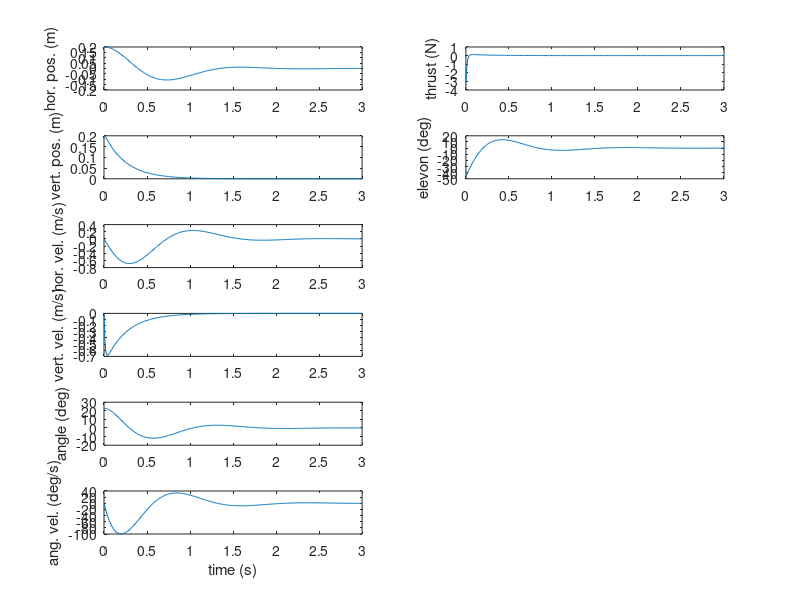

The MATLAB script that drew this image: (Note: this script raises an error after producing the figure.)

%% tailsitter model set-up
% x = [x y vx vy the w] in R6
% u = [wi del] in R2

T0 = 10;
Kmom = 25; %0.01*0.25e4;
Kfor = 20;

% model memory alloc
A = zeros(6,6);
B = zeros(6,2);
C = eye(6);
D = zeros(6,2);

% position derivative
A(1:2,3:4) = eye(2);
% velocity derivative
A(3:4,5) = [-T0;0];
% pitch derivative
A(5,6) = 1;
% angular velocity derivative
%   no presence in A!

% actuators model
B(4,1) = Kfor;
B(6,2) = Kmom;

% build state space system
sys = ss(A,B,C,D);

%% design a LQR controller for this system
Q = diag([1/(0.1)^2 1/(0.1)^2 1/(0.4)^2 1/(0.4)^2 0*1/(0.8)^2 0*1/(4)^2]);
R = 10*diag([1/(5)^2 1/(0.4)^2]);
K = lqr(A,B,Q,R);
sys_closed = ss(A-B*K,0*B,C,D);

%% simulate the system to a given initial condition

t = 0:0.01:3;
u = zeros(length(t),2);
x0 = zeros(6,1);
x0(1:2) = [0.2; 0.2];
x0(5) = 0.4;
[y,t,x] = lsim(sys_closed,u,t,x0);
u = (-K*x')';

%% plot results
figure;
% position
subplot(6,2,1);
plot(t,x(:,1));
ylabel('hor. pos. (m)');
subplot(6,2,3);
plot(t,x(:,2));
ylabel(' vert. pos. (m)');
% velocity
subplot(6,2,5);
plot(t,x(:,3));
ylabel('hor. vel. (m/s)');
subplot(6,2,7);
plot(t,x(:,4));
ylabel('vert. vel. (m/s)');
% pitch angle
subplot(6,2,9);
plot(t,x(:,5)*180/pi);
ylabel('angle (deg)');
% angular velocity
subplot(6,2,11);
plot(t,x(:,6)*180/pi);
ylabel('ang. vel. (deg/s)');
xlabel('time (s)');
% actuator thrust
subplot(6,2,2);
plot(t,u(:,1));
ylabel('thrust (N)');
% elevon deflection
subplot(6,2,4);
plot(t,u(:,2)*180/pi);
ylabel('elevon (deg)');

%% animation set-up
FIG_LENGTH = 1; % figure fixed axis in meters
figure;
h = animatedline;
axis([-FIG_LENGTH,FIG_LENGTH,-FIG_LENGTH,FIG_LENGTH]);

%% drawing a demo
a = tic; % start timer
i=1;
while (1) 
    b = toc(a); % check timer
    if (b > 0.01) % refresh screen period
        drawtailsitter(h,x(i,1:2)',x(i,5),u(i,2));
        a = tic; % reset timer after updating     
        i=i+1;
        if (i>length(t))
            break;
        end
    end
end

%% LQR root locus

lqr_gui(A,B,C,D,Q,R);
